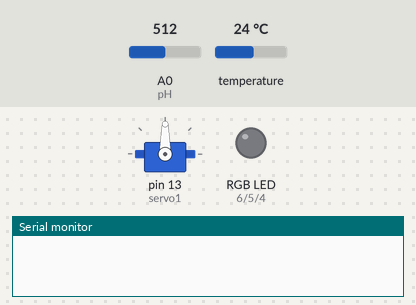
Recording of a sketch running on a simulated Arduino Uno, built with avr-gcc and run on an emulated ATmega328P. On the bench: servo, an RGB LED mixed from three pins (HIGH = lit), the last lines printed to the serial monitor. Inputs (shaded band) come from the test bench; at power-on: A0 (pH) = 512, temperature 24 °C.

Above: at 0.1 s.
At 27.9 s:
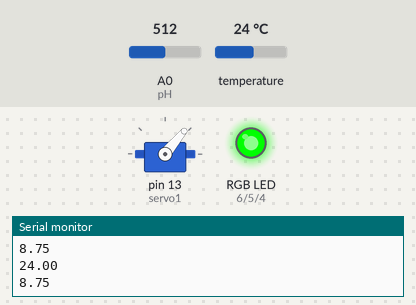
At 52.3 s:
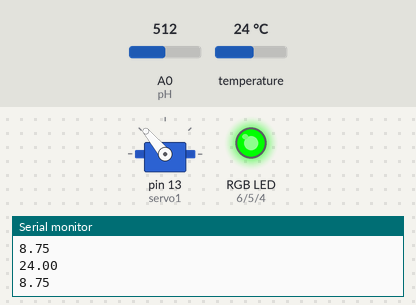
At 120.7 s:
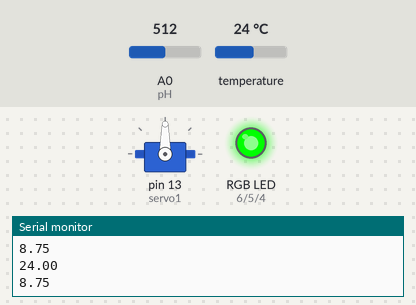
Timing chart, 0 to 122.2 s (numbered marks = the images above):
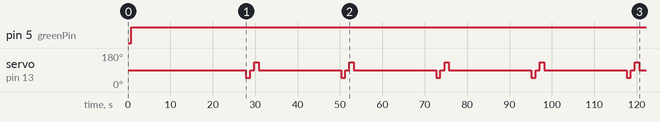

Measured:
- by itself, pin 5 (greenPin): LOW → HIGH at 0.78 s
- by itself, servo on pin 13 (servo1): repeats every 22.5 s: 90° 1.0 s, 130° 1.0 s, 90° 19.4 s, 50° 1.0 s

The sketch:

fishtank.ino
```cpp
#include<Servo.h>
#include <OneWire.h>
#include <DallasTemperature.h>
Servo servo1;
float temperature, voltage;
int reading;
int tempPin = 2;
int pH = A0;
int phVal[10];
int pos = 0;
int counter;
int redPin = 6;
int greenPin = 5;
int bluePin = 4;
const float MAX_PH = 0;//FILL THIS IN
const float MIN_PH = 0;//FILL THIS IN
const int LOWEST_TEMP = 18;//FILL THIS IN
//OneWire oneWire(7); // Digital Pin 7
//DallasTemperature dTemp(oneWire);
OneWire oneWire(2);

// Pass oneWire reference to DallasTemperature library
DallasTemperature sensors(&oneWire);

void setup()
{
  Serial.begin(9600);
  pinMode(redPin, OUTPUT);
  pinMode(greenPin, OUTPUT);
  pinMode(bluePin, OUTPUT);
  servo1.attach(13);
  sensors.begin();
  counter =0;
}

void loop(){
  //Serial.print(counter);
  //Serial.print("\n");
  if(counter==10){//86400){
    counter = 3;
    servo1.write(50);
    delay(1000);
    servo1.write(90);
    delay(1000);
    servo1.write(130);
    delay(1000);
    servo1.write(90);
  }
  sensors.requestTemperatures();
  if(sensors.getTempFByIndex(0)<LOWEST_TEMP){
    //turn on light
    RGB_color(0,0,255);
    delay(1000);
  }else{
    RGB_color(0,255,0);
    delay(1000);
  }
  Serial.print(sensors.getTempCByIndex(0));
  Serial.print("\n");
  //STOLEN CODE
  for(int i=0;i<10;i++){
    phVal[i]=analogRead(pH);
    delay(100);
  }
  double temp;
  double buf[10];
  for(int i=0;i<10;i++){
    for(int j=0;j<10-1-i;j++){
      if(buf[i]>buf[j]){
        temp=phVal[i];
        phVal[i]=phVal[j];
        phVal[j]=temp;
      }
    }
  }
  int avgValue=0;
  for(int i=2;i<8;i++)                      //take the average value of 6 center sample
    avgValue+=phVal[i];
  float phValue=(float)avgValue*5.0/1024/6; //convert the analog into millivolt
  phValue=3.5*phValue;
  Serial.print(phValue);
  Serial.print("\n");
  //END OF COPIED CODE
// if(phValue>MAX_PH||phValue<MIN_PH){
    //turn on warning light
 //}else{
    //turn off warning light
 //}
  //Serial.print(counter);
  counter++;
}

void RGB_color(int redLightValue, int greenLightValue, int blueLightValue)
 {
  analogWrite(redPin, redLightValue);
  analogWrite(greenPin, greenLightValue);
  analogWrite(bluePin, blueLightValue);
}
```
